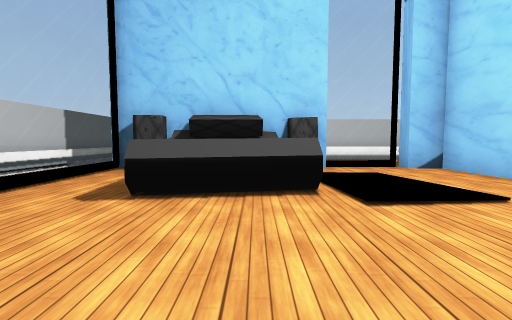
view 1 (above)

17 first-person views from a walk through a scene from a Unity 3-D project. The camera is 1.2 m above the floor, tilts 4° down and sees 85° across. The floor is counted in squares, 1.81 m on a side. Each view is taken from the middle of a square. On the plan, view 1 faces up. The plan holds only what a view shows up to about 9 squares ahead; the rest is blank. The place goes on beyond the plan. The player character is not drawn. Some surface patterns are stand-ins.

view 2
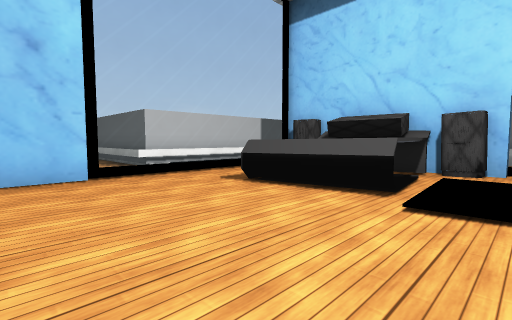

view 3
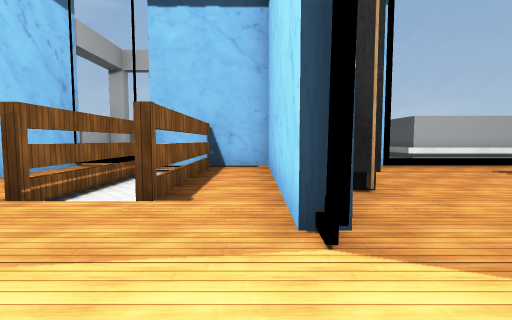

view 4
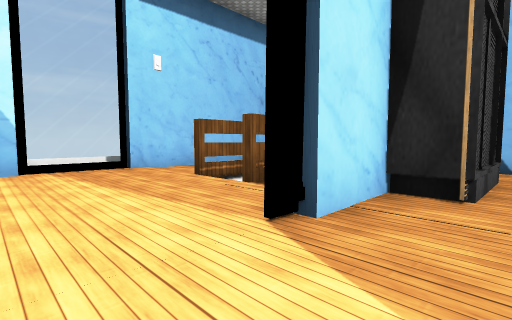

view 5
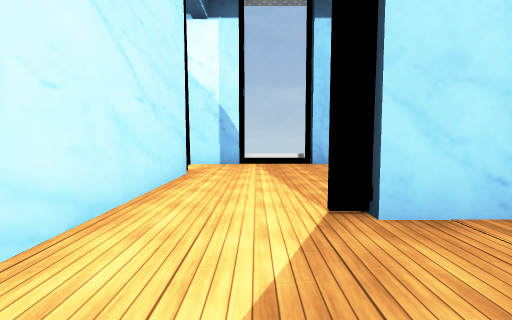

view 6
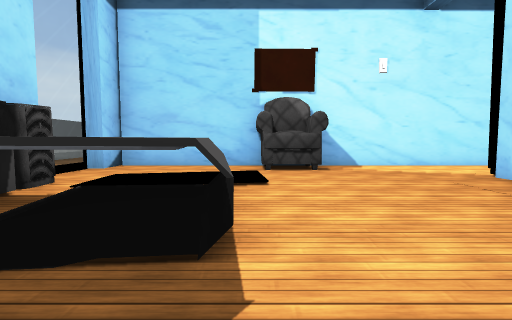

view 7
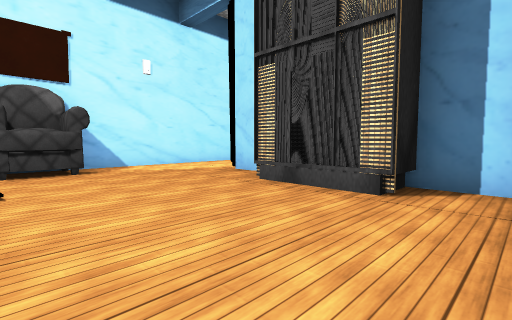

view 8
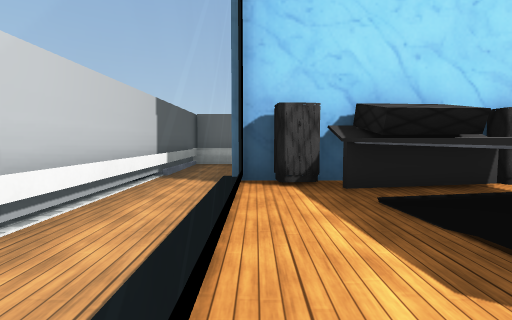

view 9
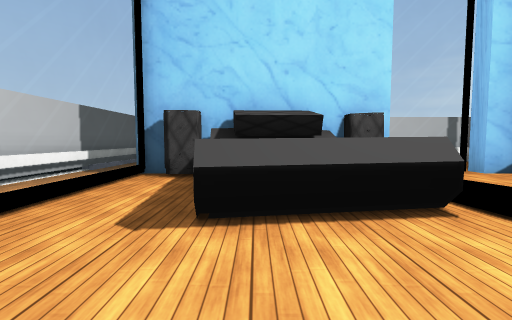

view 10
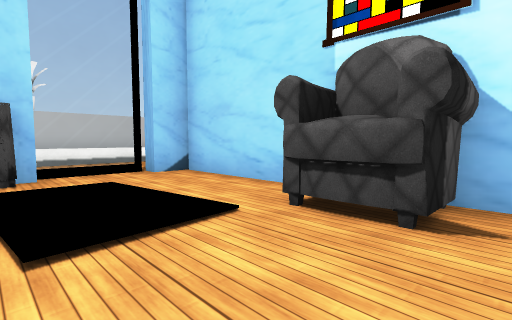

view 11
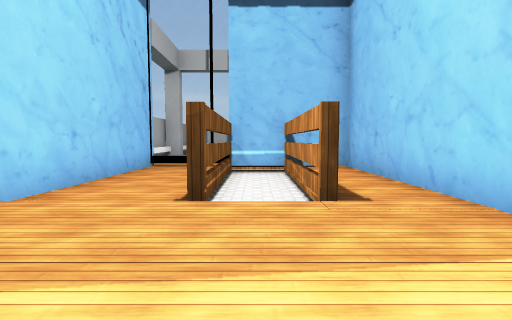

view 12
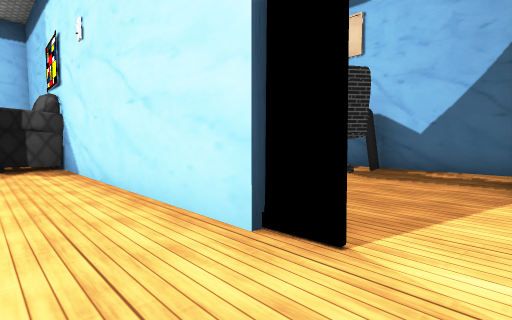

view 13
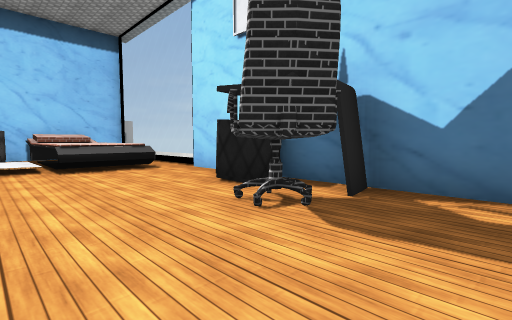

view 14
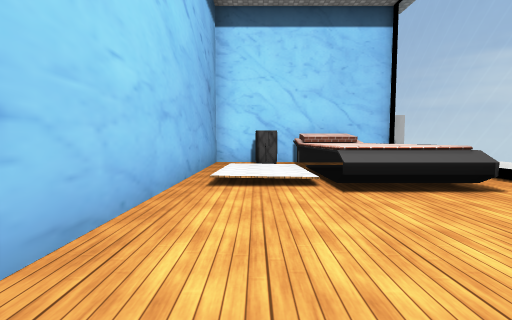

view 15
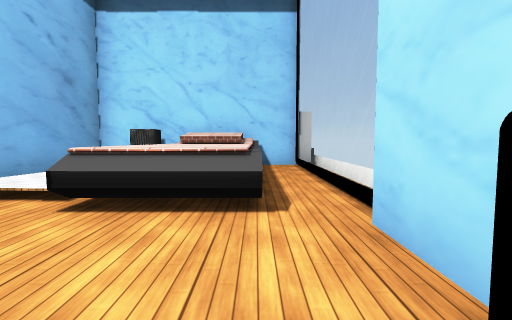

view 16
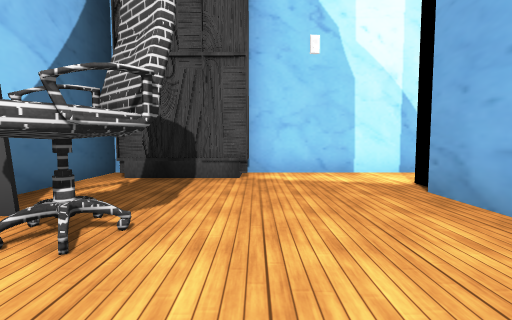

view 17
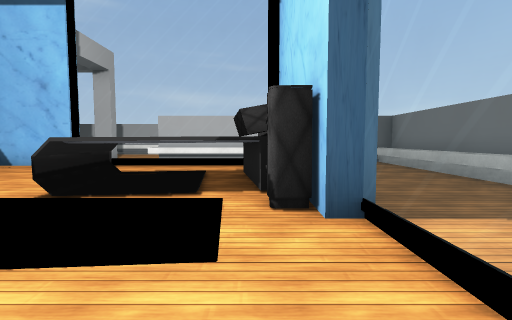

### Floor plan
Key: @ floor where view 1 was taken; # wall or solid block; . main floor; : floor 0.25 m higher than the main floor; - floor 0.25 m lower than the main floor; / step, stairs or slope; = window, fence, low wall or low ledge; ^ raised ledge; v drop or lower ground; O other object.
Columns run from 6 left of view 1 to 11 right of it. Each row starts with its distance up from view 1.
  9  #===== =====
  8  #.  .......    #=
  7  #.#####==#######=
  6  #=.OOOO...#OO^^=
  5  #=..OO. ..#/^^^=
  4  #=..OO. ..#:^^^=.
  3 ##=..O./..##:^^^=v
  2   =.......#./^^^=
  1   #.......##....#
  0   #...@....#....#
 -1    ..OO....#....
 -2    ######..#...O#
 -3    #####...#..OO#
 -4    #---/...#....#
 -5   #####/...#....#
 -6   =...........OO#
 -7  #######==####  #

Where each view was taken, in squares from view 1:
view 1: 0 up, 0 right, facing up
view 2: 0 up, 2 right, facing up-left
view 3: 2 down, 4 right, facing left
view 4: 0 up, 4 right, facing down-left
view 5: 1 up, 3 right, facing down
view 6: 3 up, 3 left, facing right
view 7: 3 up, 3 left, facing down-right
view 8: 2 up, 3 left, facing up
view 9: 1 up, 1 left, facing up
view 10: 1 up, 1 right, facing up-right
view 11: 4 down, 4 right, facing left
view 12: 6 down, 3 right, facing up-right
view 13: 5 down, 6 right, facing up-right
view 14: 2 down, 6 right, facing up
view 15: 1 down, 9 right, facing up
view 16: 1 down, 7 right, facing down
view 17: 6 up, 4 right, facing left
